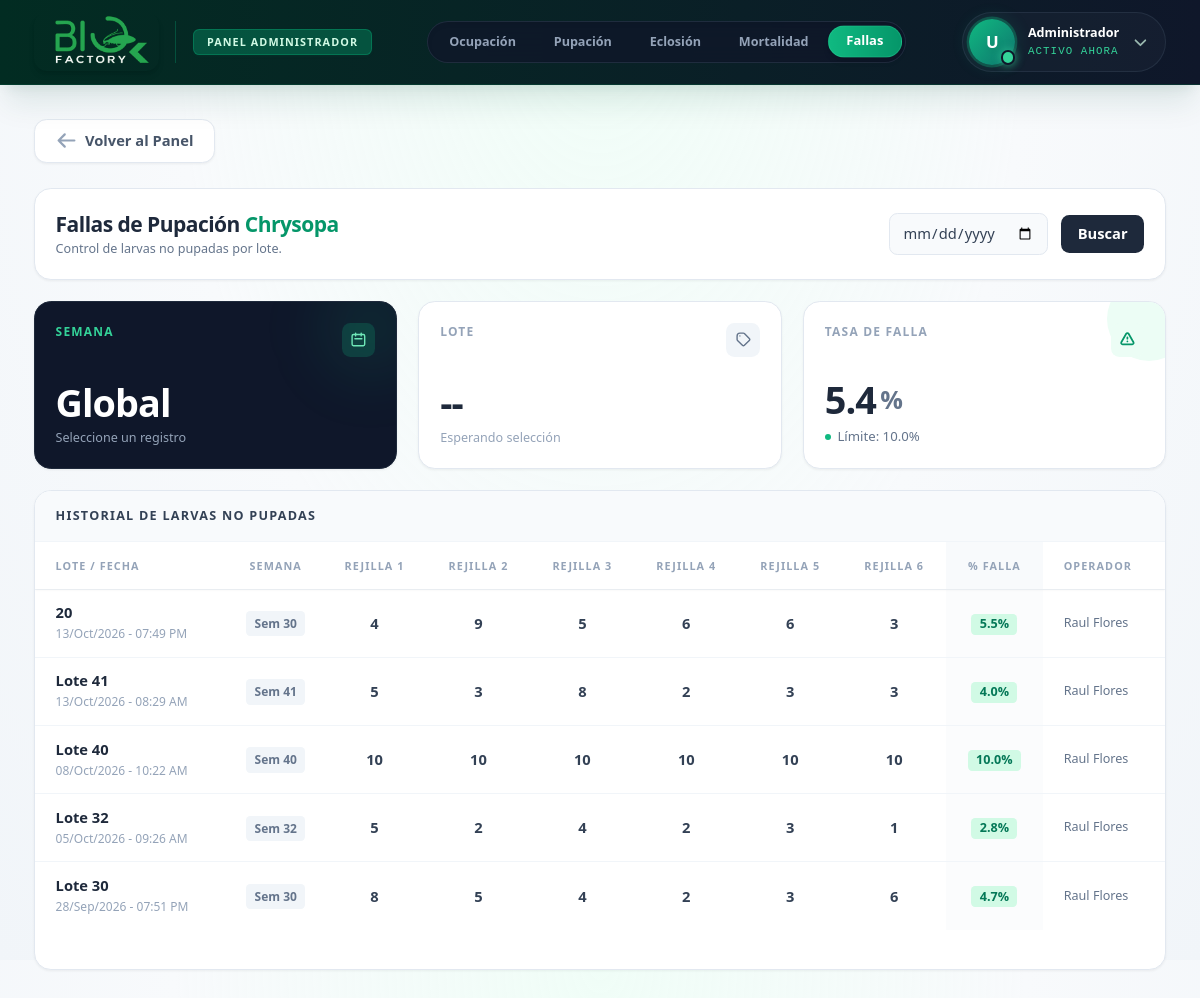
Screenshot of /admin/fallas with the database file from the repository.
### tables this page shows
CREATE TABLE PROD_DETALLE_CHRYSOPA (
    id_detallechr INTEGER PRIMARY KEY AUTOINCREMENT,
    id_lote INTEGER,
    semana INTEGER,
    id_operador INTEGER,
    fecha_registro DATETIME
);

CREATE TABLE USUARIOS (
    id_usuario INTEGER PRIMARY KEY AUTOINCREMENT,
    id_area INTEGER,
    nombre_usuario VARCHAR(150) NOT NULL,
    puesto VARCHAR(100),
    nip_firma VARCHAR(50)
, estatus TEXT DEFAULT 'Activo');

### routes/admin.py (the view)
@admin_bp.route('/fallas')
def fallas():
    try:
        conn = get_db_connection()
        cursor = conn.cursor()
        cursor.execute("""
            SELECT P.id_detallechr, P.id_lote, P.semana, P.fecha_registro, U.nombre_usuario
            FROM PROD_DETALLE_CHRYSOPA P
            JOIN USUARIOS U ON P.id_operador = U.id_usuario
            WHERE P.id_detallechr IN (SELECT DISTINCT id_detallechr FROM FALLA_PUPACION)
            ORDER BY P.id_detallechr DESC
        """)
        lotes = cursor.fetchall()
        historial = []
        suma_promedios = 0
        for lote in lotes:
            cursor.execute("SELECT numero_rejilla, larvas_no_pupadas FROM FALLA_PUPACION WHERE id_detallechr = ?", (lote['id_detallechr'],))
            rejillas = {fila['numero_rejilla']: fila['larvas_no_pupadas'] for fila in cursor.fetchall()}
            r1 = rejillas.get(1, 0); r2 = rejillas.get(2, 0); r3 = rejillas.get(3, 0)
            r4 = rejillas.get(4, 0); r5 = rejillas.get(5, 0); r6 = rejillas.get(6, 0)
            promedio = round((r1 + r2 + r3 + r4 + r5 + r6) / 6, 1)
            suma_promedios += promedio
            try:
                fecha_obj = datetime.strptime(lote['fecha_registro'], '%Y-%m-%d %H:%M:%S')
                fecha_str = fecha_obj.strftime('%d/%b/%Y - %I:%M %p')
                fecha_iso = fecha_obj.strftime('%Y-%m-%d')
            except:
                fecha_str = fecha_iso = lote['fecha_registro']
            estatus = "Tolerable" if promedio <= 10.0 else "Requiere Revisión"
            historial.append({
                'lote': lote['id_lote'], 'semana': lote['semana'],
                'fecha_str': fecha_str, 'fecha_iso': fecha_iso, 'operador': lote['nombre_usuario'],
                'r1': r1, 'r2': r2, 'r3': r3, 'r4': r4, 'r5': r5, 'r6': r6,
                'promedio': promedio, 'estatus': estatus
            })
        promedio_global = round(suma_promedios / len(historial), 1) if historial else 0.0
        conn.close()
    except Exception as e:
        print("Error en admin fallas:", e)
        historial = []; promedio_global = 0.0
    return render_template('admin/chrysopa/fallas.html', historial=historial, promedio_global=promedio_global)

### routes/admin.py (called while the page is built)
def get_db_connection():
    conn = sqlite3.connect('Bd_SIO-AGRO.db', isolation_level=None)
    conn.row_factory = sqlite3.Row
    return conn

### templates/admin/chrysopa/fallas.html (shortened to what this page needs)
{% extends "admin/base_admin.html" %}
{% block navbar_menu %}
<div class="w-full max-w-full overflow-x-auto hide-scroll flex justify-start sm:justify-center px-3 py-1">
    <div class="inline-flex items-center gap-1 p-1 bg-slate-900/80 rounded-full border border-slate-700/50 backdrop-blur-md shadow-inner flex-nowrap min-w-max">
        <a href="{{ url_for('admin.ocupacion') }}"
           class="px-4 py-1.5 rounded-full text-xs font-bold text-slate-400 hover:text-white hover:bg-slate-800/80 transition-all whitespace-nowrap">
            Ocupación
        </a>
        <a href="{{ url_for('admin.pupacion') }}"
           class="px-4 py-1.5 rounded-full text-xs font-bold text-slate-400 hover:text-white hover:bg-slate-800/80 transition-all whitespace-nowrap">
            Pupación
        </a>
        <a href="{{ url_for('admin.eclosion') }}"
           class="px-4 py-1.5 rounded-full text-xs font-bold text-slate-400 hover:text-white hover:bg-slate-800/80 transition-all whitespace-nowrap">
            Eclosión
        </a>
        <a href="{{ url_for('admin.mortalidad') }}"
           class="px-4 py-1.5 rounded-full text-xs font-bold text-slate-400 hover:text-white hover:bg-slate-800/80 transition-all whitespace-nowrap">
            Mortalidad
        </a>
        <a href="{{ url_for('admin.fallas') }}"
           class="px-4 py-1.5 rounded-full text-xs font-black text-white bg-gradient-to-r from-emerald-500 to-emerald-600 shadow-md border border-emerald-400/30 scale-[1.03] transition-all cursor-default whitespace-nowrap">
            Fallas
        </a>
    </div>
</div>
{% endblock %}
{% block content %}
    <div class="w-full max-w-6xl mx-auto flex flex-col gap-5 pb-16 mb-8">
        <div class="flex flex-col md:flex-row justify-between items-start md:items-center bg-white p-5 rounded-2xl shadow-sm border border-slate-200 gap-4">
            <div>
                <h1 class="text-xl font-black text-slate-800 tracking-tight">Fallas de Pupación <span class="text-emerald-600">Chrysopa</span></h1>
                <p class="text-xs text-slate-500 font-medium mt-0.5">Control de larvas no pupadas por lote.</p>
            </div>
            <div class="flex items-center gap-3 w-full md:w-auto">
                <input type="date" id="dateSearch" class="border border-slate-200 rounded-lg px-3 py-2 text-sm text-slate-700 focus:ring-2 focus:ring-emerald-500 bg-slate-50">
                <button id="btnSearch" class="bg-slate-800 text-white px-4 py-2 rounded-lg text-sm font-bold hover:bg-slate-900 transition-all">Buscar</button>
            </div>
        </div>
        <div class="grid grid-cols-1 md:grid-cols-3 gap-5">
            <div class="bg-slate-900 p-5 rounded-2xl shadow-sm border border-slate-800 relative overflow-hidden flex flex-col justify-between min-h-[140px]">
                <div class="absolute -right-6 -top-6 w-24 h-24 bg-emerald-500/10 rounded-full blur-xl pointer-events-none"></div>
                <div class="relative z-10 flex justify-between items-start">
                    <h3 class="text-emerald-400 text-[10px] font-bold uppercase tracking-widest">Semana</h3>
                    <div class="w-8 h-8 rounded-lg bg-emerald-500/20 text-emerald-300 flex items-center justify-center">
                        <svg class="w-4 h-4" fill="none" stroke="currentColor" viewBox="0 0 24 24"><path stroke-linecap="round" stroke-linejoin="round" stroke-width="2" d="M8 7V3m8 4V3m-9 8h10M5 21h14a2 2 0 002-2V7a2 2 0 00-2-2H5a2 2 0 00-2 2v12a2 2 0 002 2z"></path></svg>
                    </div>
                </div>
                <div class="relative z-10 mt-auto pt-2">
                    <p id="valSemana" class="text-4xl font-black text-white tracking-tight leading-none">Global</p>
                    <span id="subSemana" class="text-xs text-slate-400 font-medium mt-2 block">Seleccione un registro</span>
                </div>
            </div>
            <div class="bg-white p-5 rounded-2xl shadow-sm border border-slate-200 relative overflow-hidden flex flex-col justify-between min-h-[140px]">
                <div class="relative z-10 flex justify-between items-start">
                    <h3 class="text-slate-400 text-[10px] font-bold uppercase tracking-widest">Lote</h3>
                    <div class="w-8 h-8 rounded-lg bg-slate-100 text-slate-500 flex items-center justify-center">
                        <svg class="w-4 h-4" fill="none" stroke="currentColor" viewBox="0 0 24 24"><path stroke-linecap="round" stroke-linejoin="round" stroke-width="2" d="M7 7h.01M7 3h5c.512 0 1.024.195 1.414.586l7 7a2 2 0 010 2.828l-7 7a2 2 0 01-2.828 0l-7-7A1.994 1.994 0 013 12V7a4 4 0 014-4z"></path></svg>
                    </div>
                </div>
                <div class="relative z-10 mt-auto pt-2">
                    <p id="valLote" class="text-4xl font-black text-slate-800 tracking-tight leading-none">--</p>
                    <span id="subLote" class="text-xs text-slate-400 font-medium mt-2 block">Esperando selección</span>
                </div>
            </div>
            <div class="bg-white p-5 rounded-2xl shadow-sm border border-slate-200 relative overflow-hidden flex flex-col justify-between min-h-[140px]">
                <div class="relative z-10 flex justify-between items-start">
                    <h3 class="text-slate-400 text-[10px] font-bold uppercase tracking-widest">Tasa de Falla</h3>
                    <div id="iconBoxFalla" class="w-8 h-8 rounded-lg bg-emerald-50 text-emerald-600 flex items-center justify-center transition-colors duration-500">
                        <svg class="w-4 h-4" fill="none" stroke="currentColor" viewBox="0 0 24 24"><path stroke-linecap="round" stroke-linejoin="round" stroke-width="2.5" d="M12 9v2m0 4h.01m-6.938 4h13.856c1.54 0 2.502-1.667 1.732-3L13.732 4c-.77-1.333-2.694-1.333-3.464 0L3.34 16c-.77 1.333.192 3 1.732 3z"></path></svg>
                    </div>
                </div>
                <div class="relative z-10 mt-auto pt-2">
                    <div class="flex items-end gap-1">
                        <p id="valFalla" class="text-4xl font-black text-slate-800 tracking-tight leading-none transition-colors duration-500" data-global="{{ promedio_global }}">{{ promedio_global }}</p>
                        <span id="symbolFalla" class="text-2xl font-bold text-slate-500 mb-0.5 transition-colors duration-500">%</span>
                    </div>
                    <div class="flex items-center gap-1.5 mt-2">
                        <div id="dotFalla" class="w-1.5 h-1.5 rounded-full bg-emerald-500 transition-colors duration-500"></div>
                        <span id="subFalla" class="text-[11px] text-slate-500 font-medium transition-colors">Límite: 10.0%</span>
                    </div>
                </div>
            </div>
        </div>
        <div class="bg-white rounded-2xl shadow-sm border border-slate-200 overflow-hidden flex flex-col flex-1 min-h-[400px]">
            <div class="bg-slate-50 border-b border-slate-100 px-5 py-4">
                <h2 class="text-xs font-bold text-slate-700 uppercase tracking-widest">Historial de Larvas No Pupadas</h2>
            </div>
            <div class="overflow-x-auto overflow-y-auto max-h-[55vh]" id="scrollTable">
                <table class="min-w-full divide-y divide-slate-100 text-sm">
                    <thead class="bg-white text-slate-400 sticky top-0 z-10 shadow-sm">
                        <tr>
                            <th class="px-5 py-3 text-left font-black uppercase tracking-widest text-[9px]">Lote / Fecha</th>
                            <th class="px-3 py-3 text-center font-black uppercase tracking-widest text-[9px]">Semana</th>
                            <th class="px-4 py-3 text-center font-black uppercase tracking-widest text-[9px]">Rejilla 1</th>
                            <th class="px-4 py-3 text-center font-black uppercase tracking-widest text-[9px]">Rejilla 2</th>
                            <th class="px-4 py-3 text-center font-black uppercase tracking-widest text-[9px]">Rejilla 3</th>
                            <th class="px-4 py-3 text-center font-black uppercase tracking-widest text-[9px]">Rejilla 4</th>
                            <th class="px-4 py-3 text-center font-black uppercase tracking-widest text-[9px]">Rejilla 5</th>
                            <th class="px-4 py-3 text-center font-black uppercase tracking-widest text-[9px]">Rejilla 6</th>
                            <th class="px-4 py-3 text-center font-black uppercase tracking-widest text-[9px] bg-slate-50">% Falla</th>
                            <th class="px-5 py-3 text-left font-black uppercase tracking-widest text-[9px]">Operador</th>
                        </tr>
                    </thead>
                    <tbody class="divide-y divide-slate-100 bg-white" id="lotesTableBody">
                        {% for reg in historial %}
                        <tr class="data-row hover:bg-slate-50 cursor-pointer transition-colors" data-lote="{{ reg.lote }}" data-semana="{{ reg.semana }}" data-fecha="{{ reg.fecha_iso }}" data-porcentaje="{{ reg.promedio }}">
                            <td class="px-5 py-3 whitespace-nowrap">
                                <div class="font-bold text-slate-800 text-sm">{{ reg.lote }}</div>
                                <div class="text-[10px] text-slate-400 font-medium">{{ reg.fecha_str }}</div>
                            </td>
                            <td class="px-3 py-3 whitespace-nowrap text-center">
                                <span class="text-[10px] font-bold text-slate-500 bg-slate-100 px-2 py-1 rounded">Sem {{ reg.semana }}</span>
                            </td>
                            <td class="px-4 py-3 whitespace-nowrap text-center"><div class="text-slate-700 font-bold text-sm">{{ reg.r1 }}</div></td>
                            <td class="px-4 py-3 whitespace-nowrap text-center"><div class="text-slate-700 font-bold text-sm">{{ reg.r2 }}</div></td>
                            <td class="px-4 py-3 whitespace-nowrap text-center"><div class="text-slate-700 font-bold text-sm">{{ reg.r3 }}</div></td>
                            <td class="px-4 py-3 whitespace-nowrap text-center"><div class="text-slate-700 font-bold text-sm">{{ reg.r4 }}</div></td>
                            <td class="px-4 py-3 whitespace-nowrap text-center"><div class="text-slate-700 font-bold text-sm">{{ reg.r5 }}</div></td>
                            <td class="px-4 py-3 whitespace-nowrap text-center"><div class="text-slate-700 font-bold text-sm">{{ reg.r6 }}</div></td>
                            <td class="px-4 py-3 whitespace-nowrap text-center bg-slate-50/50">
                                <span class="inline-flex items-center px-2 py-0.5 rounded text-xs font-black {% if reg.promedio <= 10.0 %}text-emerald-700 bg-emerald-100{% else %}text-amber-700 bg-amber-100{% endif %}">{{ reg.promedio }}%</span>
                            </td>
                            <td class="px-5 py-3 whitespace-nowrap text-slate-500 text-xs font-medium">{{ reg.operador }}</td>
                        </tr>
                        {% else %}
                        <tr>
                            <td colspan="10" class="px-5 py-8 text-center text-slate-400 text-sm font-medium">Aún no hay registros de fallas en la base de datos.</td>
                        </tr>
                        {% endfor %}
                    </tbody>
                </table>
            </div>
        </div>
    </div>
{% endblock %}

### templates/admin/base_admin.html (style rules this page uses)
@media (min-width: 1024px) { html { zoom: 120%; } }

### rows the page displays
PROD_DETALLE_CHRYSOPA: lote "20", fecha_str "13/Oct/2026 - 07:49 PM", semana "30", r1 "4", r2 "9", r3 "5", r4 "6", r5 "6", r6 "3", promedio "5.5", operador "Raul Flores"
PROD_DETALLE_CHRYSOPA: lote "Lote 41", fecha_str "13/Oct/2026 - 08:29 AM", semana "41", r1 "5", r2 "3", r3 "8", r4 "2", r5 "3", r6 "3", promedio "4.0", operador "Raul Flores"
PROD_DETALLE_CHRYSOPA: lote "Lote 40", fecha_str "08/Oct/2026 - 10:22 AM", semana "40", r1 "10", r2 "10", r3 "10", r4 "10", r5 "10", r6 "10", promedio "10.0", operador "Raul Flores"
PROD_DETALLE_CHRYSOPA: lote "Lote 32", fecha_str "05/Oct/2026 - 09:26 AM", semana "32", r1 "5", r2 "2", r3 "4", r4 "2", r5 "3", r6 "1", promedio "2.8", operador "Raul Flores"
PROD_DETALLE_CHRYSOPA: lote "Lote 30", fecha_str "28/Sep/2026 - 07:51 PM", semana "30", r1 "8", r2 "5", r3 "4", r4 "2", r5 "3", r6 "6", promedio "4.7", operador "Raul Flores"

### other values shown
{{ session.get('nombre', 'U')[0]|upper if session.get('nombre') else 'U' }} "U"
{{ session.get('nombre', 'Administrador') }} "Administrador"
{{ promedio_global }} "5.4"
